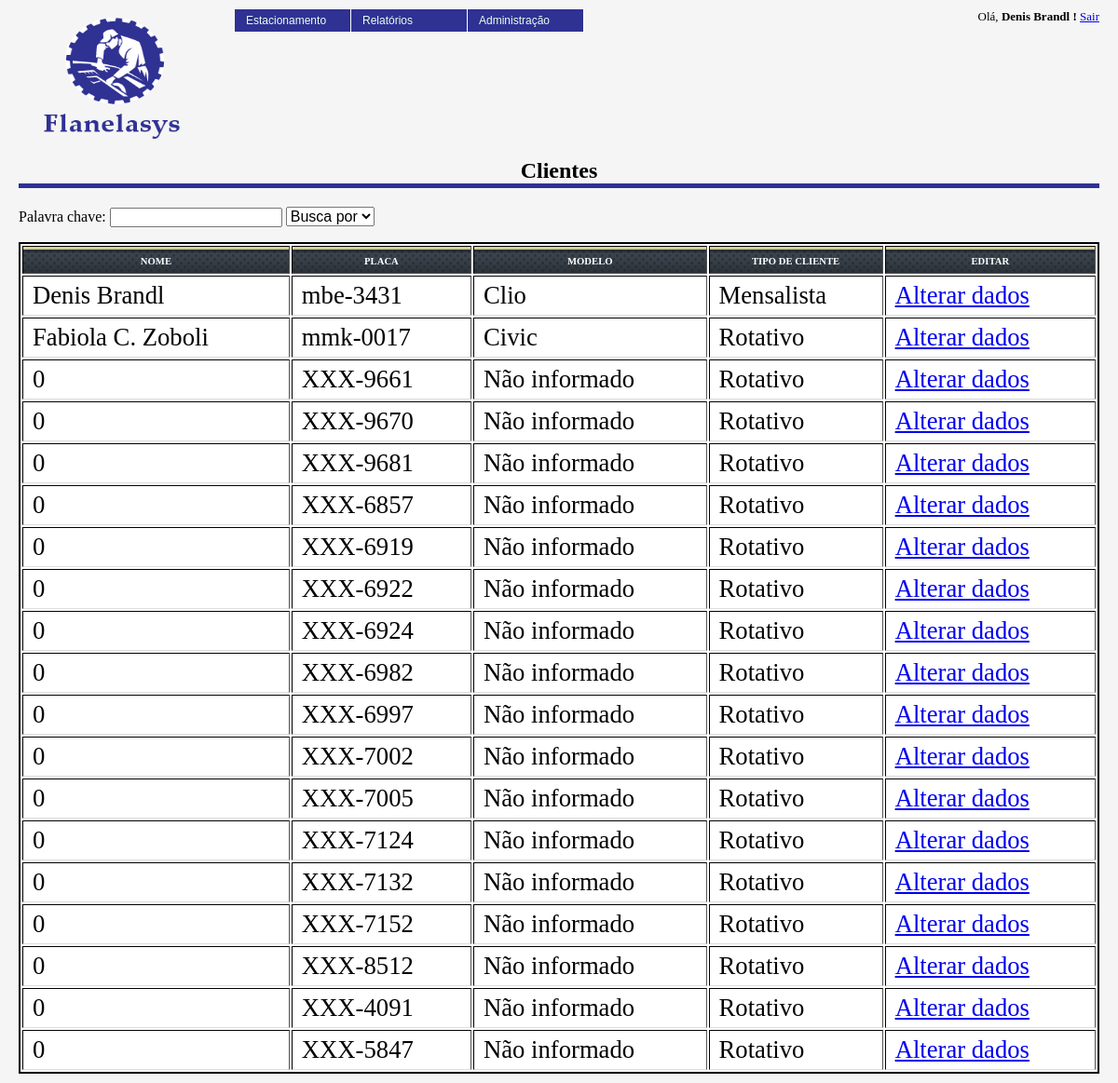
/admin/clientes/index.php (signed in), run on the app's committed database.
### tables this page shows
CREATE TABLE IF NOT EXISTS `fla_clientes` (
  `cod_cliente` int(10) unsigned NOT NULL AUTO_INCREMENT,
  `nom_cliente` varchar(100) DEFAULT NULL,
  `cpf_cnpj_cliente` varchar(14) NOT NULL DEFAULT '0',
  `insc_municipal_cliente` varchar(14) NOT NULL DEFAULT '0',
  `insc_estadual_cliente` varchar(14) NOT NULL DEFAULT '0',
  `email_cliente` varchar(150) NOT NULL,
  `cep_cliente` varchar(9) NOT NULL DEFAULT '00000-000',
  `tip_rua_cliente` varchar(15) NOT NULL DEFAULT 'Rua',
  `des_end_cliente` varchar(200) NOT NULL,
  `num_end_cliente` int(6) NOT NULL DEFAULT '0',
  `com_end_cliente` varchar(150) NOT NULL,
  `bairro_end_cliente` varchar(150) NOT NULL,
  `estado_cliente` varchar(2) NOT NULL DEFAULT 'SC',
  `cidade_cliente` varchar(200) NOT NULL DEFAULT 'Blumenau',
  `tipo_cliente` varchar(1) NOT NULL DEFAULT 'R',
  `des_cor` int(6) DEFAULT NULL,
  `des_placa` varchar(8) NOT NULL,
  `cod_modelo` int(6) DEFAULT NULL,
  `cod_marca` int(6) DEFAULT NULL,
  PRIMARY KEY (`cod_cliente`)
);

CREATE TABLE IF NOT EXISTS `fla_modelos` (
  `cod_modelo` int(10) unsigned NOT NULL AUTO_INCREMENT,
  `des_modelo` varchar(50) NOT NULL,
  `cod_marca` int(10) NOT NULL,
  `ind_disponivel` int(1) DEFAULT '1',
  `ind_popular` int(1) DEFAULT '0',
  PRIMARY KEY (`cod_modelo`)
);

### classes/fla_clientes.class.php (called while the page is built, shortened)
<?php
class fla_clientes {
    public function buscaClientes($objCliente) {
        $objConexao = new fla_conexao();
        $where = "";
        $separador = "";
        $colunas_select = "";
        $arrClientes = array();
        $parametros_where = get_object_vars($objCliente);
        $parametros_where = array_filter($parametros_where,'strlen');
        $arrAtributos = get_class_vars(get_class($objCliente));
        $countArrAtributos = count($arrAtributos);
        $aux = 1;
        if (is_array($arrAtributos)) {
            foreach ($arrAtributos as $key => $value) {
                if ($aux != $countArrAtributos)
                    $separador = ",";
                else
                    $separador = "";
                $colunas_select .= $key.$separador.chr(10);
                $aux++;
            }
        }
        $SQL = sprintf("select %s from fla_clientes rot %s",$colunas_select,$where);
        $rsClientes = $objConexao->prepare($SQL);
        $rsClientes->execute();
        $count = $rsClientes->rowCount();
        $aux = 0;
        if ($count > 0) {
            while ($clientes = $rsClientes->fetch(PDO::FETCH_ASSOC)) {
                foreach ($clientes as $key => $value) {
                    if (!empty($value))
                        $arrClientes[$aux][$key] = $value;
                    else
                        $arrClientes[$aux][$key] = 0;
                }
                $aux++;
            }
            return $arrClientes;
        } else {
            return false;
        }
        return $arrClientes;
    }
}
?>

### classes/fla_modelos.class.php (called while the page is built, shortened)
<?php
class fla_modelos {
	private $cod_modelo;
	private $cod_marca;
	public function set_cod_modelo($cod_modelo) {
		$this->cod_modelo = $cod_modelo;
	}
	public function get_cod_modelo() {
		return $this->cod_modelo;
	}
	public function get_cod_marca() {
		return $this->cod_marca;
	}
	public function buscaModelos($objModelos) {
		$objConexao = new fla_conexao();
		$where = " WHERE 1 = 1 ";
		if ($objModelos->get_cod_modelo() != "") {
		    $where .= " AND cod_modelo = " . $objModelos->get_cod_modelo();
		}
		$SQL = "SELECT
					cod_modelo,
					des_modelo,
					cod_marca,
					ind_disponivel,
					ind_popular
				FROM
					fla_modelos
				" . $where . "
				ORDER BY des_modelo";
		$rsModelos = $objConexao->prepare($SQL);
		$rsModelos->execute() or die ($objConexao->errorInfo());
		$arrModelos = array();
		$aux = 0;
		while ($modelo = $rsModelos->fetch(PDO::FETCH_ASSOC)) {
			$arrModelos[$aux]['cod_modelo'] = $modelo['cod_modelo'];
			$arrModelos[$aux]['des_modelo'] = $modelo['des_modelo'];
			$arrModelos[$aux]['cod_marca']  = $modelo['cod_marca'];
			$arrModelos[$aux]['ind_disponivel']  = $modelo['ind_disponivel'];
			$arrModelos[$aux]['ind_popular']  = $modelo['ind_popular'];
			$aux++;
		}
		return $arrModelos;
	}
}
?>

### admin/clientes/index.php (the view, shortened to what this page needs)
<?php
include_once('../../includes/config.php');
require_once($path_relative . 'verifica.php');
include_once($path_classes . 'fla_clientes.class.php');
include_once($path_classes . 'fla_modelos.class.php');
$objClientes = new fla_clientes();
$objModelos = new fla_modelos();
$arrClientes = $objClientes->buscaClientes($objClientes);
?>
<html>
    <head>
        <link href="../../images/style.css" rel="stylesheet" type="text/css" />
    </head>
    <body>
        <div class="content">
            <?php
            include_once("../../cabecalho.php");
            ?>
            <div class="data">
                <h1 style="text-align:center;"> Clientes </h1>
                <form>
                        Palavra chave: <input name="palavra_chave" id="palava_chave" />
                        <select>
                                <option value="">Busca por </option>
                        </select>
                </form>
                <table style="width:100%;" border="1" align="center">
                    <tr>
                        <th> Nome </th>
                        <th> Placa </th>
                        <th> Modelo </th>
                        <th> Tipo de cliente </th>
                        <th> Editar </th>
                    </tr>
                    <?php
                    for ($i = 0; $i < count($arrClientes); $i++) {
                        echo '<tr>' . chr(10);
                        if ($arrClientes[$i]['nom_cliente'] == "") {
                            echo '<td> Não informado </td>' . chr(10);
                        } else {
                            echo '<td>' . $arrClientes[$i]['nom_cliente'] . '</td>' . chr(10);
                        }
                        echo '<td>' . $arrClientes[$i]['des_placa'] . '</td>' . chr(10);
                        $objModelos->set_cod_modelo($arrClientes[$i]['cod_modelo']);
                        $arrModelos = $objModelos->buscaModelos($objModelos);
                        $tipo_cliente = $arrClientes[$i]['tipo_cliente'] == "M" ? "Mensalista" : "Rotativo";
                        echo '<td>' . $arrModelos[0]['des_modelo'] . '</td>' . chr(10);
                        echo '<td>' . $tipo_cliente . '</td>' . chr(10);
                        echo sprintf('<td> <a href="cadastrar_cliente.php?cod_cliente=%s">Alterar dados</a> </td>', $arrClientes[$i]['cod_cliente']) . chr(10);
                        echo '</tr>' . chr(10);
                    }
                    ?>
                </table>
            </div>
        </div>
    </body>
</html>

### images/style.css (style rules this page uses)
body { font-family:tahoma; padding:0px; margin:0px; background:#f5f5f5; }
div.content { padding:10px 20px; }
div.content h1 { font-size:18pt; border-bottom:5px solid #2F3193; padding:0px; margin:10px 0px 20px; width:100%; }
div.content div.data table { border:2px solid #000; background:#fff; width:100%; }
div.content div.data table td { font-size:20pt; padding:5px 10px; border-bottom:1px solid #ddd; text-align: left; }
div.content div.data table th { text-align: center; font-size: 8pt; padding: 10px 10px 7px; text-transform: uppercase; color: #fff; background:url(head.gif) left -5px repeat-x; }
select { font-size: 12pt; }

### data on the page
fla_clientes: nom_cliente "Denis Brandl", des_placa "mbe-3431", tipo_cliente "Mensalista"
fla_modelos: des_modelo "Clio"
fla_clientes: nom_cliente "Fabiola C. Zoboli", des_placa "mmk-0017", tipo_cliente "Rotativo"
fla_modelos: des_modelo "Civic"
fla_clientes: des_placa "XXX-9661", tipo_cliente "Rotativo"
fla_modelos: des_modelo "Não informado"
fla_clientes: des_placa "XXX-9670", tipo_cliente "Rotativo"
fla_clientes: des_placa "XXX-9681", tipo_cliente "Rotativo"
fla_clientes: des_placa "XXX-6857", tipo_cliente "Rotativo"
fla_clientes: des_placa "XXX-6919", tipo_cliente "Rotativo"
fla_clientes: des_placa "XXX-6922", tipo_cliente "Rotativo"
fla_clientes: des_placa "XXX-6924", tipo_cliente "Rotativo"
fla_clientes: des_placa "XXX-6982", tipo_cliente "Rotativo"
fla_clientes: des_placa "XXX-6997", tipo_cliente "Rotativo"
fla_clientes: des_placa "XXX-7002", tipo_cliente "Rotativo"
fla_clientes: des_placa "XXX-7005", tipo_cliente "Rotativo"
fla_clientes: des_placa "XXX-7124", tipo_cliente "Rotativo"
fla_clientes: des_placa "XXX-7132", tipo_cliente "Rotativo"
fla_clientes: des_placa "XXX-7152", tipo_cliente "Rotativo"
fla_clientes: des_placa "XXX-8512", tipo_cliente "Rotativo"
fla_clientes: des_placa "XXX-4091", tipo_cliente "Rotativo"
fla_clientes: des_placa "XXX-5847", tipo_cliente "Rotativo"

### other printed values
$_SESSION['NOM_USUARIO'] "Denis Brandl"
$arrClientes[$i]['nom_cliente'] "0"
